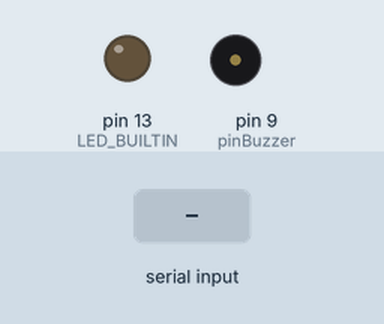
Recording of a sketch running on a simulated Arduino Uno, built with avr-gcc and run on an emulated ATmega328P. Shown: output pins drawn as LEDs (lit = HIGH), buzzer (waves = sounding). The test bench sets the inputs (shaded band).

Above: at 2.2 s.
2.3 s: "Rotten-Apple" received over Serial
At 4.1 s:
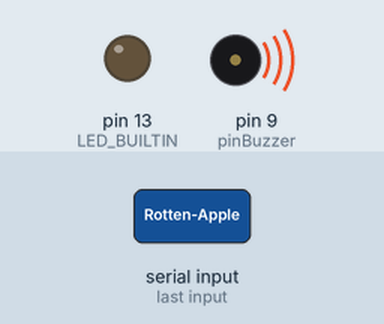
Timing chart, 0 to 5.8 s (numbered marks = the images above; inputs shaded):
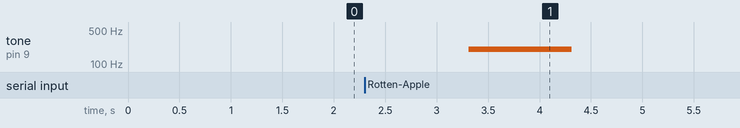

The sketch:

code_arduino.ino
```cpp
#include <SPI.h>
const int pinBuzzer = 9;


void setup() {
  Serial.begin(9600);
  delay(1000);
  pinMode(LED_BUILTIN, OUTPUT);

}

void loop() {

  while(Serial.available() > 0){

    String datoFruta = Serial.readString();

     if(datoFruta == "Rotten-Apple"){

        tone(pinBuzzer, 200);
        delay(1000);
        noTone(pinBuzzer);
        delay(500);

     }else if(datoFruta == "Fresh-Apple"){
      tone(pinBuzzer, 400);
      delay(500);

      noTone(pinBuzzer);
      delay(500);

     }else if(datoFruta == "Fresh-Orange"){
      tone(pinBuzzer, 600);
      delay(500);

      noTone(pinBuzzer);
      delay(500);

     }else if(datoFruta == "Rotten-Orange"){
      tone(pinBuzzer, 800);
      delay(500);

      noTone(pinBuzzer);
      delay(500);
     }else{
      noTone(pinBuzzer);
     }
  }

}
```

Measured:
- after the input at 2.3 s, tone on pin 9 (pinBuzzer): silent → 200 Hz after 1.0 s, → silent 1.0 s later
